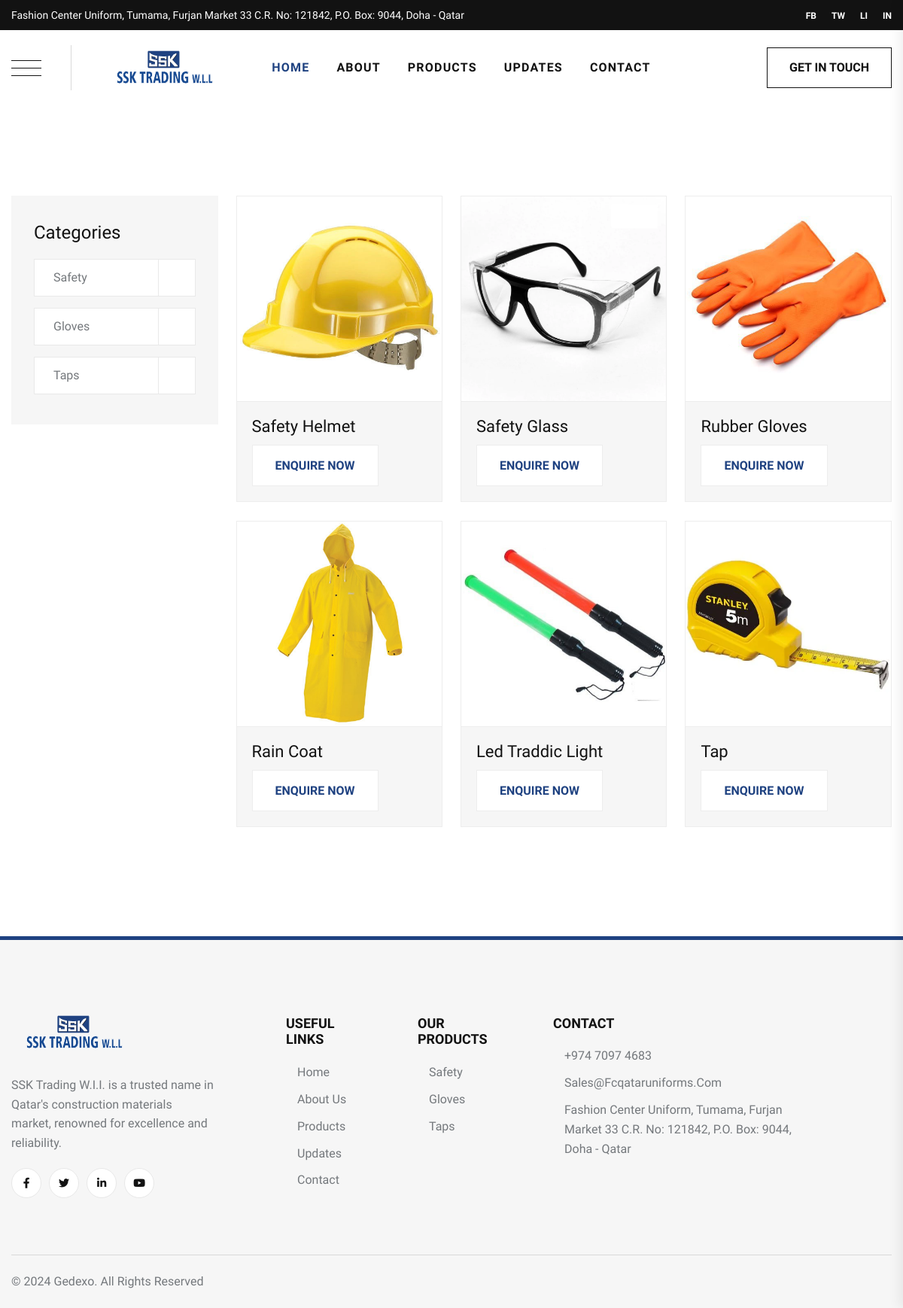
Screenshot of /products/ with the database file from the repository.
### web/models.py (models this page shows, shortened)
class Product(models.Model):
  category = models.ForeignKey(Category, on_delete=models.CASCADE)
  name = models.CharField(max_length=255)
  image = models.ImageField(upload_to='media')
  description = models.TextField(null=True,blank=True)

class Category(models.Model):
  name = models.CharField(max_length=255)
  image = models.ImageField(upload_to='media')

### web/views.py (the view, shortened to what this page needs)
# urls.py: path("products/", views.ProductListView.as_view(), name="products"),
class ProductListView(ListView,FormView):
    model = Product
    form_class = ProductEnquiryForm
    template_name = "web/product.html"
    paginate_by=20
    def get_queryset(self):
        category = self.request.GET.get("category")
        products = super().get_queryset()  # Retrieve the base queryset
        if category:
            products = products.filter(category__id=category)
        return products
    def get_context_data(self, **kwargs):
        context = super().get_context_data(**kwargs)
        context["categories"] = Category.objects.all()
        return context

### web/context_processors.py (called while the page is built)
def main_context(request):
    context = {"all_categories": Category.objects.all()}
    return context

### templates/web/product_list.html (shortened to what this page needs)
{% extends "web/base.html" %}
{% load static %}
{% block content %}
    <main class="main-area fix">
        <section class="shop__area section-py-120">
            <div class="container">
                <div class="row gutter-24">
                    <div class="col-xl-9 col-lg-8 order-0 order-lg-2">
                        <div class="row gutter-24">
                            {% for item in object_list %}
                            <div class="col-6 col-xl-4 col-sm-6">
                                <div class="shop__item">
                                    <div class="shop__thumb">
                                        <img src="{{item.image.url}}" alt="img">
                                    </div>
                                    <div class="shop__content">
                                        <h4 class="title"><a href="">{{item.name}}</a></h4>
                                        <button type="button" class="btn btn-primary" data-bs-toggle="modal" data-bs-target="#exampleModal-{{item.id}}">
                                            Enquire Now
                                        </button>
                                    </div>
                                </div>
                            </div>
                            {% endfor %}
                        </div>
                    </div>
                    <div class="col-xl-3 col-lg-4">
                        <aside class="shop__sidebar">
                            <div class="blog__widget">
                                <h4 class="blog__widget-title">Categories</h4>
                                <div class="blog__cat-list shop__cat-list">
                                    <ul class="list-wrap">
                                        {% for cat in categories %}
                                        <li>
                                            <a href="{% url 'web:products' %}?category={{ cat.id }}">{{cat.name}}<i class="renova-right-arrow"></i></a>
                                        </li>
                                        {% endfor %}
                                    </ul>
                                </div>
                            </div>
                        </aside>
                    </div>
                </div>
            </div>
        </section>
    </main>
{% endblock %}

### templates/web/base.html (shortened to what this page needs)
{% load static %}
<!doctype html>
<html class="no-js" lang="en">
<head>
    <link rel="stylesheet" href="{% static 'web/css/bootstrap.min.css' %}">
    <link rel="stylesheet" href="{% static 'web/css/animate.min.css' %}">
    <link rel="stylesheet" href="{% static 'web/css/magnific-popup.css' %}">
    <link rel="stylesheet" href="{% static 'web/css/fontawesome-all.min.css' %}">
    <link rel="stylesheet" href="{% static 'web/css/fontello.css' %}">
    <link rel="stylesheet" href="{% static 'web/css/swiper-bundle.min.css' %}">
    <link rel="stylesheet" href="{% static 'web/css/default-icons.css' %}">
    <link rel="stylesheet" href="{% static 'web/css/default.css' %}">
    <link rel="stylesheet" href="{% static 'web/css/odometer.css' %}">
    <link rel="stylesheet" href="{% static 'web/css/jquery-ui.css' %}">
    <link rel="stylesheet" href="{% static 'web/css/aos.css' %}">
    <link rel="stylesheet" href="{% static 'web/css/tg-cursor.css' %}">
    <link rel="stylesheet" href="{% static 'web/css/main.css' %}">
    <link rel="stylesheet" href="{% static 'web/css/custom.css' %}">
</head>
<body>
    {% include "web/partials/header.html" %}
    {% block content %}
    {% endblock %}
    {% include "web/partials/footer.html" %}
</body>
</html>

### templates/web/partials/header.html (shortened to what this page needs)
  {% load static %}
    <header>
        <div class="tg-header__top">
            <div class="container custom-container">
                <div class="row align-items-center">
                    <div class="col-lg-8 text-start">
                        <div class="tg-header__top-delivery">
                            <p class="text-start">
                                Fashion Center Uniform, Tumama, Furjan Market 33 C.R. No: 121842, P.O. Box: 9044, Doha - Qatar</p>
                        </div>
                    </div>
                    <div class="col-lg-4">
                        <div class="tg-header__top-social">
                            <ul class="list-wrap">
                                <li><a href="https://www.facebook.com/" target="_blank">FB</a></li>
                                <li><a href="https://twitter.com/home" target="_blank">TW</a></li>
                                <li><a href="https://www.linkedin.com/" target="_blank">LI</a></li>
                                <li><a href="https://www.instagram.com/" target="_blank">IN</a></li>
                            </ul>
                        </div>
                    </div>
                </div>
            </div>
        </div>
        <div id="sticky-header" class="tg-header__area">
            <div class="container custom-container">
                <div class="row">
                    <div class="col-12">
                        <div class="tgmenu__wrap">
                            <nav class="tgmenu__nav">
                                <div class="offCanvas-toggle">
                                    <a href="javascript:void(0)" class="menu-tigger">
                                        <img src="{% static 'web/img/icons/bar_icon.svg' %}" alt="" class="injectable">
                                    </a>
                                </div>
                                <div class="logo">
                                    <a href="/"><img src="{% static 'web/img/ext/logo.svg' %}" alt="Logo"></a>
                                </div>
                                <div class="tgmenu__navbar-wrap tgmenu__main-menu d-none d-xl-flex">
                                    <ul class="navigation">
                                        <li class="active "><a href="/">Home</a></li>
                                        <li class=""><a href="{% url 'web:about' %}">About</a></li>
                                        <li class=""><a href="{% url 'web:products' %}">Products</a></li>
                                        <li class=""><a href="{% url 'web:update' %}">Updates</a></li>
                                        <li class=""><a href="{% url 'web:contact' %}">Contact</a></li>
                                    </ul>
                                </div>
                                <div class="tgmenu__action">
                                    <ul class="list-wrap">
                                        <li class="header-btn">
                                            <a href="{% url 'web:contact' %}" class="btn border-btn">Get In Touch</a>
                                        </li>
                                    </ul>
                                </div>
                            </nav>
                        </div>
                    </div>
                </div>
            </div>
        </div>
    </header>

### templates/web/partials/footer.html (shortened to what this page needs)
{% load static %}
  <footer class="footer__area">
    <div class="container">
        <div class="footer__top">
            <div class="row">
                <div class="col-xl-3 col-lg-4 col-md-6 col-sm-8">
                    <div class="footer__widget">
                        <div class="footer__logo">
                            <a href="/"><img src="{% static 'web/img/ext/logo.svg' %}" alt="logo"></a>
                        </div>
                        <div class="footer__content">
                            <p>SSK Trading W.I.I. is a trusted name in Qatar's construction materials market, renowned for excellence and reliability.</p>
                        </div>
                        <div class="footer__social">
                            <ul class="list-wrap">
                                <li><a href="https://www.facebook.com/" target="_blank"><i class="fab fa-facebook-f"></i></a></li>
                                <li><a href="https://twitter.com/home" target="_blank"><i class="fab fa-twitter"></i></a></li>
                                <li><a href="https://www.linkedin.com/" target="_blank"><i class="fab fa-linkedin-in"></i></a></li>
                                <li><a href="https://www.instagram.com/" target="_blank"><i class="fab fa-youtube"></i></a></li>
                            </ul>
                        </div>
                    </div>
                </div>
                <div class="col-6 col-xl-2 col-lg-4 col-md-3 col-sm-4">
                    <div class="footer__widget">
                        <h4 class="footer__widget-title">Useful Links</h4>
                        <div class="footer__widget-link">
                            <ul class="list-wrap">
                                <li>
                                    <a href="/"><span>Home</span></a>
                                </li>
                                <li>
                                    <a href="{% url "web:about" %}"><span>About Us</span></a>
                                </li>
                                <li>
                                    <a href="{% url "web:products" %}"><span>Products</span></a>
                                </li>
                                <li>
                                    <a href="{% url "web:update" %}"><span>Updates</span></a>
                                </li>
                                <li>
                                    <a href="{% url "web:contact" %}"><span>Contact</span></a>
                                </li>
                            </ul>
                        </div>
                    </div>
                </div>
                <div class="col-6 col-xl-2 col-lg-4 col-md-3 col-sm-6">
                    <div class="footer__widget">
                        <h4 class="footer__widget-title">Our PRODUCTS</h4>
                        <div class="footer__widget-link">
                            <ul class="list-wrap">
                                {% for i in all_categories %}
                                <li>
                                    <a href="{% url 'web:products' %}?category={{ i.id }}"><span>{{i.name}}</span></a>
                                </li>
                                {% endfor %}
                            </ul>
                        </div>
                    </div>
                </div>
                <div class="col-xl-4 col-lg-6 col-md-4 col-sm-6">
                    <div class="footer__widget">
                        <h4 class="footer__widget-title">CONTACT</h4>
                        <div class="footer__widget-link">
                            <ul class="list-wrap">
                                <li>
                                    <a href="tel:+97470974683"><span>+974 7097 4683</span></a>
                                </li>
                                <li>
                                    <a href="mailto:sales@fcqataruniforms.com"><span>sales@fcqataruniforms.com</span></a>
                                </li>
                                <li>
                                    <a href="javascript:void(0)"><span>Fashion Center Uniform, Tumama, Furjan Market 33 C.R. No: 121842, P.O. Box: 9044, Doha - Qatar</span></a>
                                </li>
                            </ul>
                        </div>
                    </div>
                </div>
            </div>
        </div>
        <div class="footer__bottom">
            <div class="row align-items-center">
                <div class="col-md-7">
                    <div class="copyright-text">
                        <p>© 2024 Gedexo. All Rights Reserved</p>
                    </div>
                </div>
            </div>
        </div>
    </div>
</footer>

### rows the page displays
Product: image (picture), name "Safety Helmet"
Product: image (picture), name "Safety Glass"
Product: image (picture), name "Rubber Gloves"
Product: image (picture), name "Rain Coat"
Product: image (picture), name "Led Traddic Light"
Product: image (picture), name "Tap"
Category: name "Safety"
Category: name "Gloves"
Category: name "Taps"
